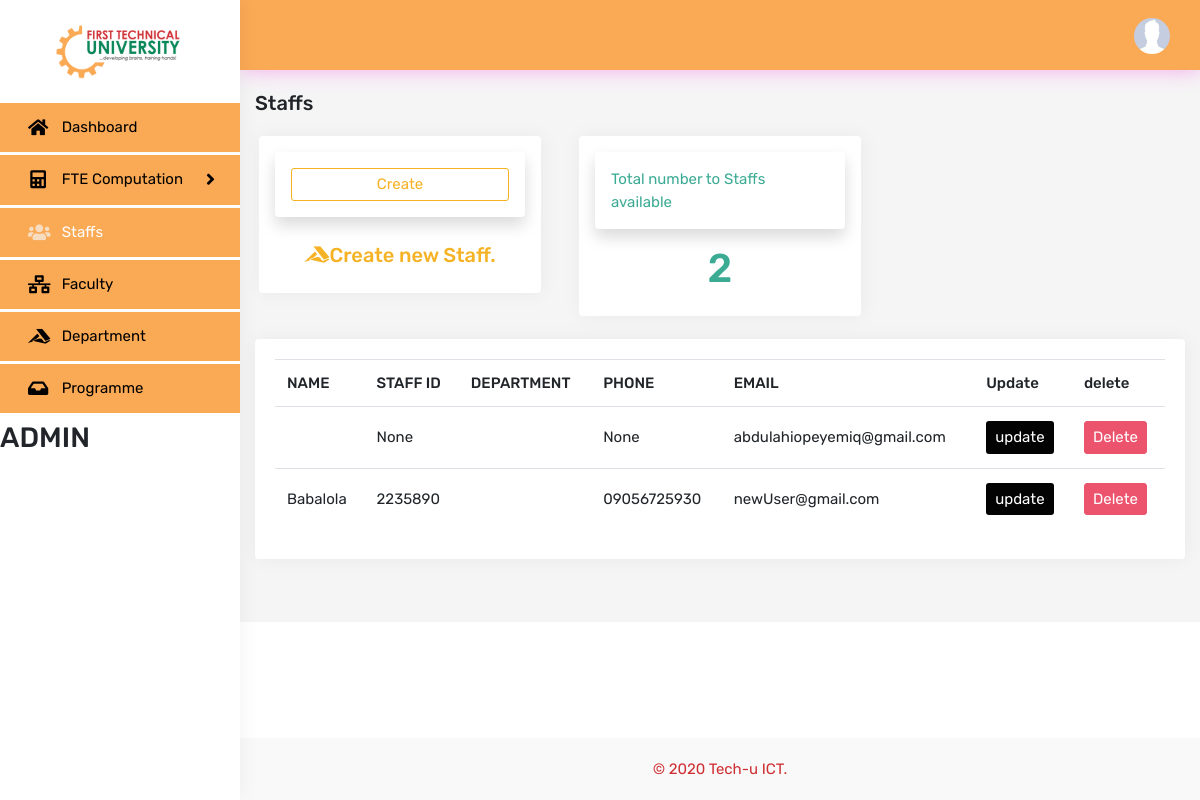
The page /staff/ (signed in) on the database its author committed.
### computation/models.py (models this page shows, shortened)
class Staff(models.Model):
    user = models.OneToOneField(
        User, on_delete=models.CASCADE, null=True, blank=True)
    name = models.CharField(max_length=200, null=True)
    staff_No = models.CharField(max_length=200, null=True)
    programme = models.ForeignKey(
        Programme, on_delete=models.CASCADE, null=True)
    faculty = models.ForeignKey(Faculty, on_delete=models.CASCADE, null=True)
    phone = models.CharField(max_length=200, null=True)
    email = models.CharField(max_length=200, null=True)
    profile_pic = models.ImageField(
        default='defult.jpg', null=True, blank=True)
    date_created = models.DateTimeField(auto_now_add=True, null=True)

### computation/views.py (the view)
# urls.py: path('staff/', views.staffPage, name='staff'),
@login_required(login_url='login')
def staffPage(request):
    staffMembers = Staff.objects.all()
    staffMembersCount = Staff.objects.all().count()
    if request.user.groups.all()[0].name == 'DEEN':
        programme = request.user.staff.programme
        department = Department.objects.filter(programme=programme)
        faculty = Faculty.objects.filter(department__id__in=department)
        staffMembers = Staff.objects.filter(faculty__in=faculty)
    context = {
        'staffMembers': staffMembers,
        'staffMembersCount': staffMembersCount,
    }
    return render(request, 'computation/staff.html', context)

### computation/templates/computation/staff.html (shortened to what this page needs)
{% extends 'computation/main.html' %}
{% load static %}
{% block content %}
<div class="row">
    <div class="col-sm-12">
        <div class="page-title-box">
            <h4 class="page-title">Staffs</h4>
        </div>
    </div>
</div>
<div class="row">
    <div class="col-lg-4">
        <div class="card border-warning mx-sm-1 p-3 d-flex align-items-stretch">
            <div class="card border-warning shadow text-warning p-3 my-card" > <a class="btn btn-outline-warning btn-block btn-sm " href="{% url 'createStaff' %}">Create</a></div>
            <div class="text-warning text-center mt-3"><h5><i class="fab fa-accusoft"></i>Create new Staff.</h5></div>
        </div>
    </div>
    <div class="col-lg-4">
        <div class="card border-success mx-sm-1 p-3 d-flex align-items-stretch">
            <div class="card border-success shadow text-success p-3 my-card" >Total number to Staffs available</div>
            <div class="text-success text-center mt-2"><h1>{{staffMembersCount}}</h1></div>
        </div>
    </div>
</div>
<br>
<div class="row">
    <div class="col">
        <div class="card card-body">
            <div class="table-responsive">
            <table class="table">
                <tr>
                    <th>NAME</th>
                    <th>STAFF ID</th>
                    <th>DEPARTMENT</th>
                    <th>PHONE</th>
                    <th>EMAIL</th>
                    <th>Update</th>
                    <th>delete</th>
                </tr>
                {% for staffMember in staffMembers %}
                <tr>
                    <td>{{staffMember.name}}</td>
                    <td>{{staffMember.staff_No}}</td>
                    <td>{{staffMember.department}}</td>
                    <td>{{staffMember.phone}}</td>
                    <td>{{staffMember.email}}</td>
                    <td><a class="btn btn-sm" style="background-color: #030303; color: #ffffff;" href="{% url 'updateStaff' staffMember.id %}">update</a></td>
                    <td><a class="btn btn-danger btn-sm" href="{% url 'deleteStaff' staffMember.id %}" >Delete</a></td>
                </tr>
                {% endfor %}
            </table>
        </div>
        </div>
    </div>
</div>
{% endblock %}

### computation/templates/computation/leftSideBar.html (shortened to what this page needs)
{% load static %}
<div class="left side-menu">
    <div class="topbar-left">
        <div class="text-center">
            <a href="{% url 'dashboard' %}" class="logo"><img src="{% static 'images/techu_logo.png' %}" height="55" alt="logo"></a>
        </div>
    </div>
    <div class="sidebar-inner slimscrollleft">
        <div id="sidebar-menu">
            <ul>
                {% ifequal  request.user.groups.all.0.name "ADMIN" %}
                <li>
                    <a href="{% url 'dashboard' %}" class="waves-effect">
                        <i class="fas fa-home"></i>
                        <span> Dashboard</span>
                    </a>
                </li>
                <li class="has_sub">
                    <a href="javascript:void(0);" class="waves-effect"><i class="fas fa-calculator"></i><span> FTE Computation </span> <span class="float-right"><i class="fas fa-angle-right"></i></span></a>
                </li>
                <li>
                    <a href="{% url 'staff' %}" class="waves-effect"><i class="fas fa-users"></i><span> Staffs </span></a>
                </li>
                <li>
                    <a href="{% url 'faculty' %}" class="waves-effect">
                        <i class="fas fa-network-wired"></i>
                        <span>Faculty</span>
                    </a>
                </li>
                <li>
                    <a href="{% url 'deptPage' %}" class="waves-effect">
                        <i class="fab fa-accusoft"></i>
                        <span>Department</span>
                    </a>
                </li>
                <li>
                    <a href="{% url 'programme' %}" class="waves-effect">
                        <i class="fas fa-inbox"></i>
                        <span>Programme</span>
                    </a>
                </li>
                {% endifequal %}
                <h3>{{request.user.groups.all.0.name}}</h3>
        </div>
    </div>
</div>

### computation/templates/computation/topBar.html (shortened to what this page needs)
<div class="topbar">
    <nav class="navbar-custom">
        <ul class="list-inline float-right mb-0">
            <li class="list-inline-item dropdown notification-list">
                <a class="nav-link dropdown-toggle arrow-none waves-effect nav-user" data-toggle="dropdown" href="#" role="button"
                   aria-haspopup="false" aria-expanded="false">
                    <img src="{{request.user.staff.profile_pic.url}}" alt="user" class="rounded-circle">
                </a>
            </li>
        </ul>
        <div class="clearfix"></div>
    </nav>
</div>

### static/css/style.css (style rules this page uses)
body { background: #f5f5f5; font-family: "Rubik", sans-serif; margin: 0; font-size: 15px; }
html { overflow-x: hidden; position: relative; min-height: 100%; background: #ffffff; }
h1, h2, h3, h4, h5, h6 { margin: 10px 0; }
h1 { line-height: 43px; }
h3 { line-height: 30px; }
h4 { line-height: 22px; }
* { outline: none !important; }
.text-warning { color: #f5b225 !important; }
.text-success { color: #3cab94 !important; }
.waves-effect { position: relative; cursor: pointer; display: inline-block; overflow: hidden; -webkit-user-select: none; -moz-user-select: none; -ms-user-select: none; user-select: none; -webkit-tap-highlight-color: transparent; vertical-align: middle; z-index: 1; will-change: opacity, transform; -webkit-transition: all 0.3s ease-out; transition: all 0.3s ease-out; }
.btn { border-radius: 3px; font-size: 15px; }
.btn-primary, .btn-success, .btn-info, .btn-warning, .btn-danger, .btn-dark { color: #ffffff; }
.btn-danger { background-color: #ec536c; border: 1px solid #ec536c; }
.btn-outline-warning { color: #f5b225; border-color: #f5b225; }
.card { border: none; -webkit-box-shadow: 1px 0px 20px rgba(0, 0, 0, 0.05); box-shadow: 1px 0px 20px rgba(0, 0, 0, 0.05); }
.table { margin-bottom: 10px; }
th { font-weight: 500; }
.table > tbody > tr > td, .table > tfoot > tr > td, .table > thead > tr > td { padding: 14px 12px; vertical-align: middle; }
.logo { color: #2d3b48 !important; font-size: 20px; font-weight: 700; letter-spacing: .03em; line-height: 100px; text-transform: uppercase; }
.navbar-custom { background-color: #FAA954; border: none; margin: -20px -25px 0 -25px; -webkit-box-shadow: 1px 0px 20px #f5a9ed; box-shadow: 1px 0px 20px #f5a9ed; }
.notification-list { margin: 0 !important; }
.notification-list .nav-link { padding: 0 15px; line-height: 70px; }
.nav-user { margin: 0 15px 0 0; }
.nav-user img { height: 36px; width: 36px; }
.arrow-none:after { border: none; margin: 0; display: none; }
.side-menu { bottom: 0; top: 0; width: 240px; -webkit-transition: all 0.4s ease-in-out; transition: all 0.4s ease-in-out; background: #ffffff; position: absolute; z-index: 99; -webkit-box-shadow: 1px 0px 20px rgba(0, 0, 0, 0.05); box-shadow: 1px 0px 20px rgba(0, 0, 0, 0.05); }
body.fixed-left .side-menu.left { bottom: 50px; height: 100%; margin-bottom: -70px; margin-top: 0; padding-bottom: 70px; position: fixed; }
.sidebar-inner { height: 100%; }
#sidebar-menu, #sidebar-menu ul, #sidebar-menu li, #sidebar-menu a { border: 0; font-weight: normal; line-height: 1; list-style: none; margin: 0; padding: 0; position: relative; text-decoration: none; }
#sidebar-menu { background-color: #ffffff; padding-bottom: 50px; width: 100%; }
#sidebar-menu > ul > li > a { color: #000000; display: block; padding: 16px 25px; margin: 3px 0; background-color: #FAA954; }
#sidebar-menu > ul > li > a span i { font-size: 18px; line-height: 16px; }
#sidebar-menu > ul > li > a > span { vertical-align: middle; }
#sidebar-menu > ul > li > a > i { display: inline-block; font-size: 18px; line-height: 17px; margin-left: 3px; margin-right: 10px; text-align: center; vertical-align: middle; width: 20px; color: #000000; }
#sidebar-menu > ul > li > a.active { color: #ffffff; background-color: #FAA954; }
#sidebar-menu > ul > li > a.active i { color: #f5f5f5ab; }
.page-title-box { padding: 22px 0; }
.page-title-box .page-title { font-size: 20px; margin-bottom: 0; margin-top: 0; }

### rows shown on the page
Staff: staff_No "None", phone "None", email "abdulahiopeyemiq@gmail.com"
Staff: name "Babalola", staff_No "2235890", phone "09056725930", email "newUser@gmail.com"

### other values the page prints
{{ request.user.groups.all.0.name }} "ADMIN"
{{ staffMembersCount }} "2"
